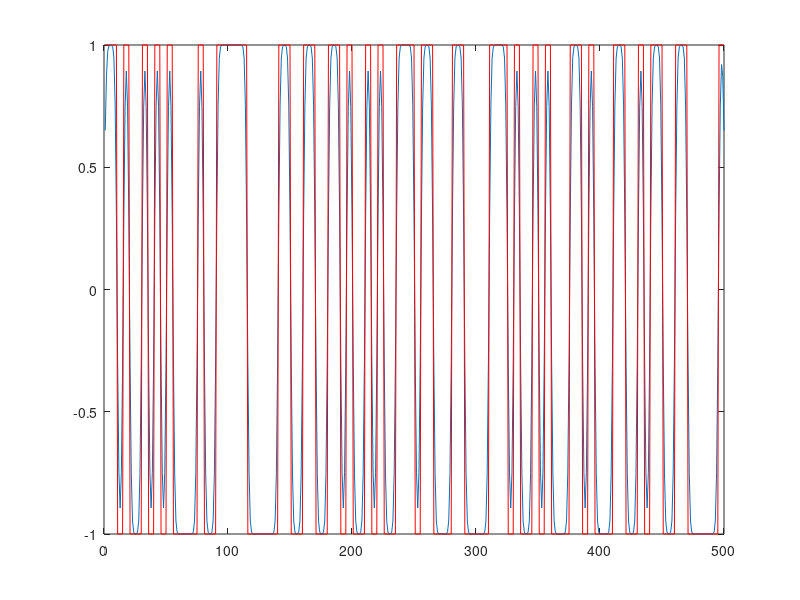
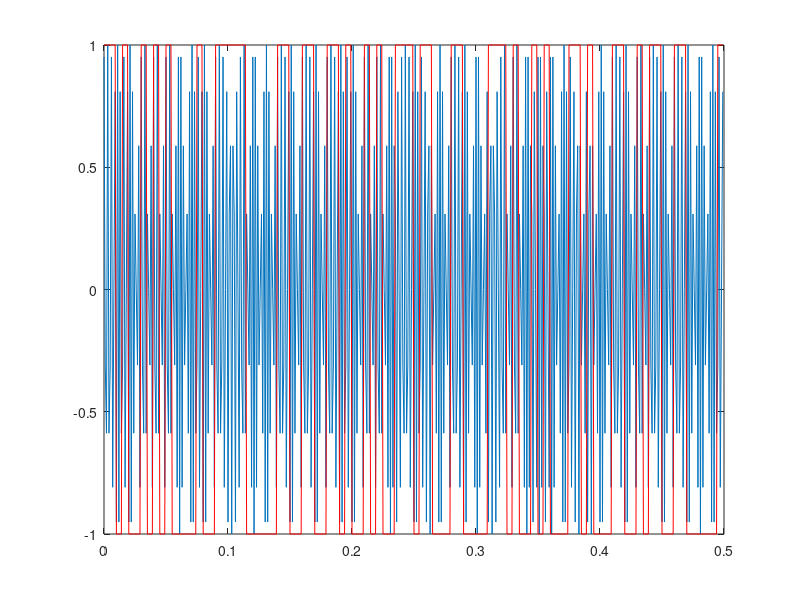
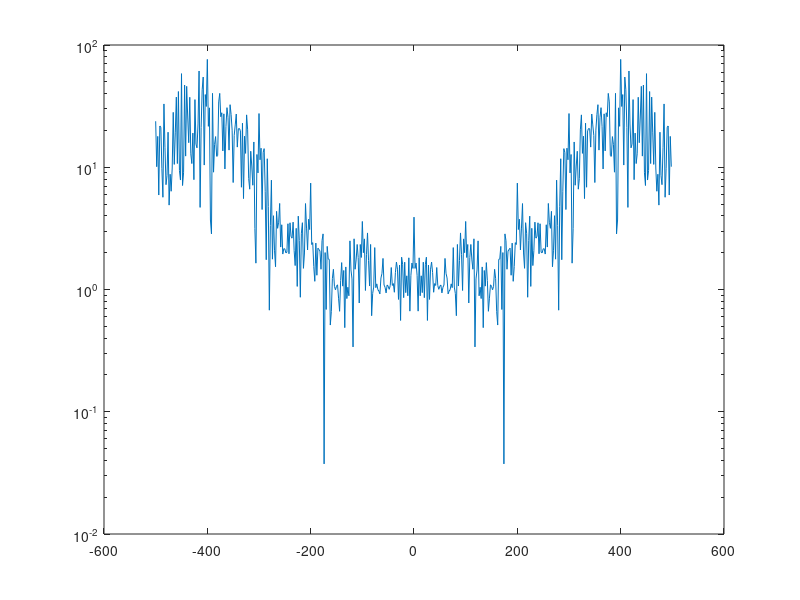
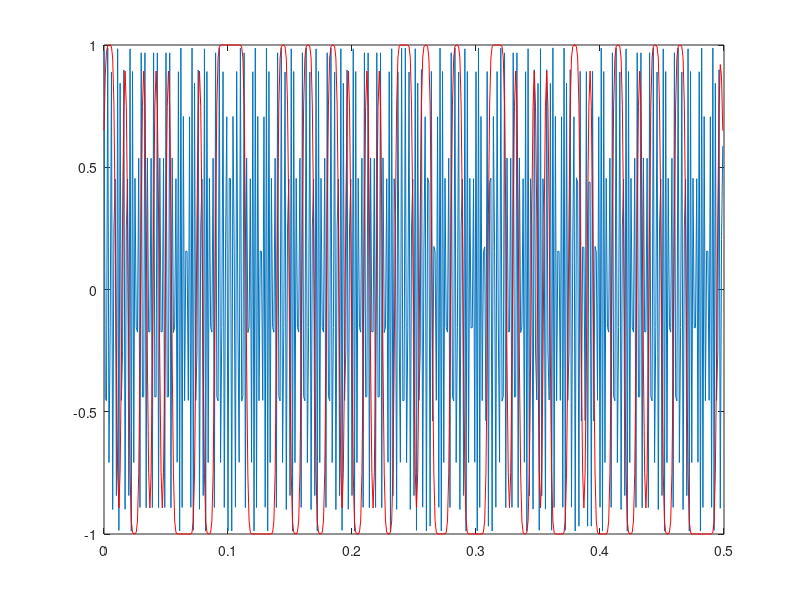

Write MATLAB code to recreate these figures, in order.
beta = 0.5;
Fs = 1000;
Br = 200;
Tr = 1/Br;
K = 1;
F0 = 8*Br;
T = 0.5;

t = -K*Tr:1/Fs:K*Tr;
g = beta/Tr*sqrt(2*pi/log(2))*exp(-2*(pi*beta)^2*t.^2/log(2)/(Tr^2));
g = g/sum(g);
data = randi(2,1,T*Br)-1;
data = reshape(repmat(data,Fs/Br,1),[],1)*2 - 1;

data_f = conv(data,g);
data_f = data_f((length(g)-1)/2+1:end-(length(g)-1)/2);
plot(data_f)
hold on
plot(data,'r')
hold off
figure

t = [0:T*Fs-1]'/Fs;


wd= pi*Br*0.5;

smi=cumsum(data);
integral=smi*1/Fs;
integral=integral*wd;
I=cos(integral);
Q=sin(integral);
s=I.*cos(2*pi*F0*t)-Q.*sin(2*pi*F0*t);
figure
plot(t,s);
hold on
plot(t,data,'r')
hold off


figure
ff = [-length(s)/2:length(s)/2-1]/T;
semilogy(ff,abs(fftshift(fft(s))))

data  = data_f;
t = [0:T*Fs-1]'/Fs;


wd= pi*Br*0.5;

smi=cumsum(data);
integral=smi*1/Fs;
integral=integral*wd;
I=cos(integral);
Q=sin(integral);
s=I.*cos(2*pi*F0*t)-Q.*sin(2*pi*F0*t);
figure
plot(t,s);
hold on
plot(t,data,'r')
hold off


figure
ff = [-length(s)/2:length(s)/2-1]/T;
semilogy(ff,abs(fftshift(fft(s))))